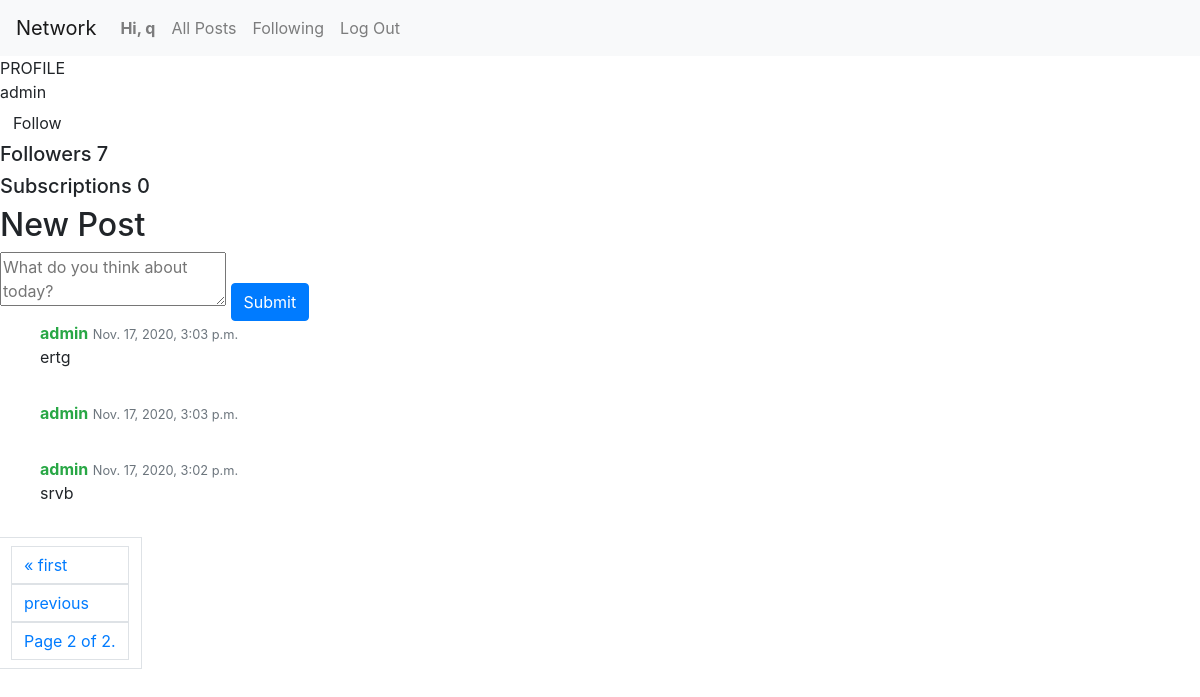
/profile/admin?page=2 (signed in), run on the app's committed database.
### network/models.py (models this page shows, shortened)
class User(AbstractUser):
    pass

class Post(models.Model):
    post = models.TextField(blank=True)
    post_time = models.DateTimeField(default=timezone.now)
    user_posted = models.ForeignKey(User, on_delete=models.CASCADE)

### network/views.py (the view, shortened to what this page needs)
# urls.py: path("profile/<username>", views.profile_page, name="profile page")
@csrf_exempt
@login_required
def profile_page(request, username):
    users_profile = User.objects.get(username=username)
    print(users_profile)
    user_logged = request.user
    print(user_logged)
    is_followed = ProfileFollows.objects.filter(user_to_follow=users_profile.id).exists()
    print(is_followed)
    all_users_posts = Post.objects.filter(user_posted=users_profile).order_by("-post_time")
    followings = users_profile.following_user.all()
    followers = users_profile.follower_user.all()
    paginator = Paginator(all_users_posts, 10)
    page_number = request.GET.get('page')
    page_obj = paginator.get_page(page_number)
    return render(request, "network/profile.html", {
        'all_posts': all_users_posts,
        'page_obj': page_obj,
        'username': username,
        'followers': followers,
        'followings': followings,
        'is_followed': is_followed,
        'users_profile': users_profile
    })

### network/templates/network/profile.html (shortened to what this page needs)
{% extends "network/layout.html" %}
{% block body %}
    <div>PROFILE</div>
    <div class="profile-info">
        {{username}}
    </div>
    {% if user != users_profile %}
        <form action="{% url 'profile page' username %}" method="POST">
            {% if is_followed %}
                <input type="submit" value="Following" name="unfollow_btn" class="btn following-btn" id="unfollowBtn">
            {% else %}
                <input type="submit" value="Follow" name="follow_btn" class="btn follow-btn">
            {% endif %}
        </form>
    {% endif %}
    <h5>Followers {{ followers.count }}</h5>
    <h5>Subscriptions {{ followings.count }}</h5>
    <div class="new-post">
        <h2>New Post</h2>
        <textarea id="post-text" placeholder="What do you think about today?"></textarea>
        <input type="submit" id="new_post" class="btn btn-primary"/>
    </div>
     {% include 'network/posts.html' %}
{% endblock %}

### network/templates/network/layout.html (shortened to what this page needs)
{% load static %}
<!DOCTYPE html>
<html lang="en">
    <head>
        <link rel="stylesheet" href="https://stackpath.bootstrapcdn.com/bootstrap/4.4.1/css/bootstrap.min.css">
        <link href="{% static 'network/styles.css' %}" rel="stylesheet">
    </head>
    <body>
        <nav class="navbar navbar-expand-lg navbar-light bg-light">
            <a class="navbar-brand" href="#">Network</a>
            <div>
              <ul class="navbar-nav mr-auto">
                {% if user.is_authenticated %}
                    <li class="nav-item">
                        <a class="nav-link" id="profile" href="{% url 'profile page' user.username %}"><strong>Hi, {{ user.username }}</strong></a>
                    </li>
                {% endif %}
                <li class="nav-item">
                  <a class="nav-link" href="{% url 'index' %}">All Posts</a>
                </li>
                {% if user.is_authenticated %}
                    <li class="nav-item">
                        <a class="nav-link" id="following" href="#">Following</a>
                    </li>
                    <li class="nav-item">
                        <a class="nav-link" href="{% url 'logout' %}">Log Out</a>
                    </li>
                {% endif %}
              </ul>
            </div>
          </nav>
        <div class="body">
            {% block body %}
            {% endblock %}
        </div>
    </body>
</html>

### network/templates/network/posts.html (shortened to what this page needs)
<div class="all-posts">
        {% for post in page_obj %}
            <ul class="media-list">
                <li class="media">
                    <div class="media-body">
                        <strong class="text-success">{{post.user_posted}}</strong>
                        <span class="text-muted pull-right">
                            <small class="text-muted">{{post.post_time}}</small>
                        </span>
                        <p>
                            {{post.post}}
                        </p>
                    </div>
                </li>
            </ul>
        {% endfor %}
        <div class="pagination">
            <span class="page-link">
                {% if page_obj.has_previous %}
                    <a class="page-link" href="?page=1">&laquo; first</a>
                    <a class="page-link" href="?page={{ page_obj.previous_page_number }}">previous</a>
                {% endif %}
                <span class="current page-link disabled">
                    Page {{ page_obj.number }} of {{ page_obj.paginator.num_pages }}.
                </span>
            </span>
        </div>
</div>

### data on the page
User: username "q"
User: username "admin", count "7", count "0"
Post: user_posted "admin", post_time "Nov. 17, 2020, 3:03 p.m.", post "ertg"
Post: user_posted "admin", post_time "Nov. 17, 2020, 3:03 p.m."
Post: user_posted "admin", post_time "Nov. 17, 2020, 3:02 p.m.", post "srvb"

### other printed values
{{ page_obj.number }} "2"
{{ page_obj.paginator.num_pages }} "2"
